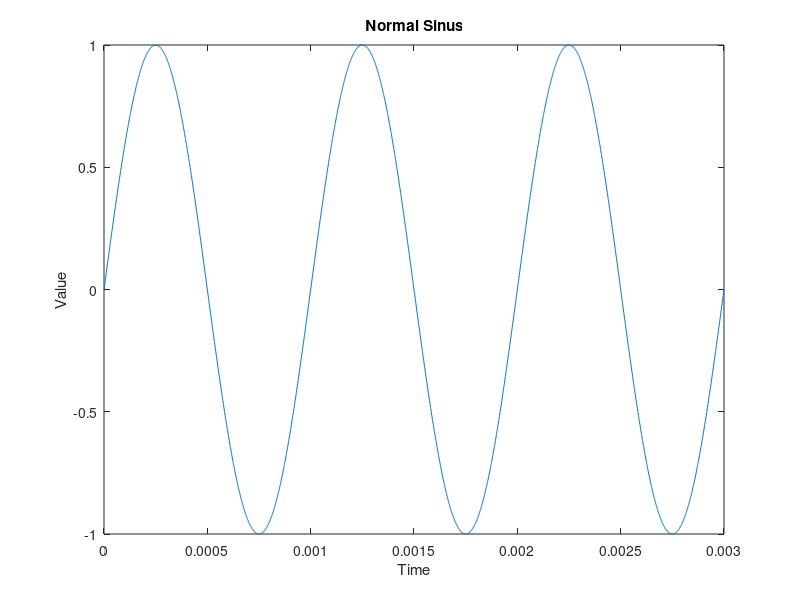

Reproduce this figure in MATLAB.
f=1000;
r=1000; % ratio 
T=1/f;
t=0:T/r:3*T;
w=2*pi*f;
y=sin(w.*t);
plot(t,y)
xlabel('Time');
ylabel('Value');
title('Normal Sinus');